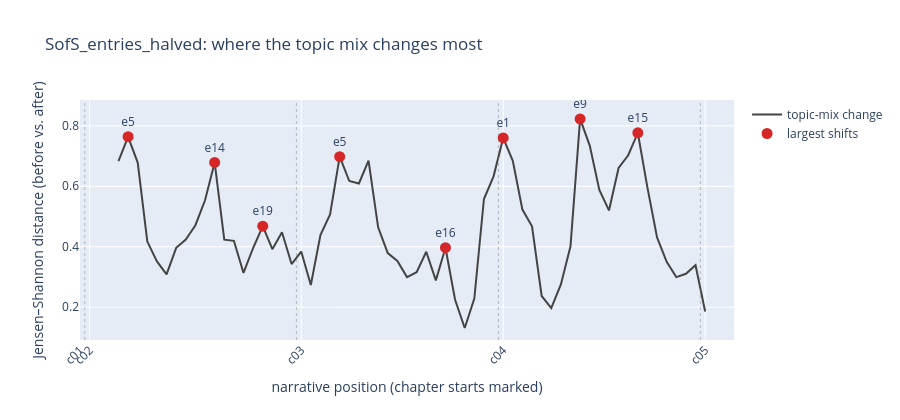

The notebook cell saved with this chart:
### Markdown cell above
### 9c. Where does the story turn?

For each position in the book, compare the average topic mix of the `SHIFT_WINDOW` entries **before** with the `SHIFT_WINDOW` entries **after** (Jensen–Shannon distance: 0 = identical mix, 1 = completely different). Peaks are candidate narrative turning points — a change of place, a death, an arrival. The table below the plot names the topic handing over to the next and quotes the entry, so you can check each against what actually happens in the book.

### Code cell
Wf = pd.DataFrame(We).ffill().bfill().fillna(0).values
w = SHIFT_WINDOW
jsd = np.full(n_ent, np.nan)
before_dom, after_dom = np.full(n_ent, -1), np.full(n_ent, -1)
for i in range(w, n_ent - w + 1):
    b, a = Wf[i - w:i].mean(axis=0), Wf[i:i + w].mean(axis=0)
    if b.sum() > 0 and a.sum() > 0:
        jsd[i] = jensenshannon(b / b.sum(), a / a.sum(), base=2)
        before_dom[i], after_dom[i] = b.argmax(), a.argmax()

shifts = pd.DataFrame()
if np.isfinite(jsd).sum() > 3:
    peaks, _ = find_peaks(np.nan_to_num(jsd), distance=max(2, w), prominence=0.5 * np.nanstd(jsd))
    peaks = sorted(peaks, key=lambda i: -jsd[i])[:N_SHIFTS]
    shifts = pd.DataFrame([{
        "entry_number": i + 1, "entry_id": book_df.loc[i, "entry_id"], "chapter_id": book_df.loc[i, "chapter_id"],
        "date": book_df.loc[i, "date"], "shift_strength": round(float(jsd[i]), 3),
        "from_topic": topic_label[before_dom[i]], "to_topic": topic_label[after_dom[i]],
        "entry_starts": book_df.loc[i, "text_clean"][:170] + "…"} for i in peaks]).sort_values("entry_number")

    fig = go.Figure(go.Scatter(x=xpos, y=jsd, mode="lines", line=dict(color="#444"), name="topic-mix change",
                               customdata=hover_meta, hovertemplate="%{customdata[0]} (%{customdata[1]})<br>change: %{y:.2f}<extra></extra>"))
    if len(shifts):
        fig.add_trace(go.Scatter(x=shifts["entry_number"], y=shifts["shift_strength"], mode="markers+text",
                                 marker=dict(size=11, color="#d62728"), text=shifts["entry_id"].str.extract(r"(e\d+)$")[0].fillna(""),
                                 textposition="top center", name="largest shifts",
                                 hovertext=shifts["from_topic"].str[:30] + " → " + shifts["to_topic"].str[:30]))
    fig.update_layout(title=f"{TITLE}: where the topic mix changes most", yaxis_title="Jensen–Shannon distance (before vs. after)", height=420)
    chapter_axis(fig)
    show(fig, "07_topic_shifts")
else:
    print("Book too short for shift detection with this SHIFT_WINDOW.")
shifts

### Figure 1 — Plotly figure (JSON) as saved in the notebook; plotly's stock layout.template omitted (floating-point values rounded to 4 significant figures; data arrays with more than 128 entries replaced by an {"elided": "..."} marker saying what was removed)
{"data": [{"customdata": {"elided": "69x2 str values"}, "hovertemplate": "%{customdata[0]} (%{customdata[1]})<br>change: %{y:.2f}<extra></extra>", "line": {"color": "#444"}, "mode": "lines", "name": "topic-mix change", "type": "scatter", "x": [1, 2, 3, 4, 5, 6, 7, 8, 9, 10, 11, 12, 13, 14, 15, 16, 17, 18, 19, 20, 21, 22, 23, 24, 25, 26, 27, 28, 29, 30, 31, 32, 33, 34, 35, 36, 37, 38, 39, 40, 41, 42, 43, 44, 45, 46, 47, 48, 49, 50, 51, 52, 53, 54, 55, 56, 57, 58, 59, 60, 61, 62, 63, 64, 65, 66, 67, 68, 69], "y": [NaN, NaN, NaN, NaN, 0.6832, 0.7638, 0.6783, 0.4171, 0.3516, 0.3084, 0.3964, 0.424, 0.4712, 0.5536, 0.679, 0.4236, 0.4197, 0.3135, 0.3958, 0.4683, 0.392, 0.4478, 0.3429, 0.384, 0.2735, 0.4385, 0.507, 0.6983, 0.6174, 0.6093, 0.6848, 0.4643, 0.3788, 0.3531, 0.2997, 0.3159, 0.3836, 0.2888, 0.3968, 0.2247, 0.1312, 0.2283, 0.5579, 0.633, 0.7601, 0.6841, 0.523, 0.4674, 0.2371, 0.1973, 0.2755, 0.4016, 0.823, 0.7345, 0.5881, 0.5201, 0.6604, 0.7027, 0.7768, 0.5958, 0.4306, 0.35, 0.2996, 0.3105, 0.3388, 0.1857, NaN, NaN, NaN]}, {"hovertext": ["T6: steamer / eat / milk → T2: cook / oatmeal / rude", "T2: cook / oatmeal / rude → T4: storm / wind / hatch", "T2: cook / oatmeal / rude → T4: storm / wind / hatch", "T4: storm / wind / hatch → T6: steamer / eat / milk", "T0: captain / hospital / ill → T0: captain / hospital / ill", "T0: captain / hospital / ill → T1: run / thief / orphan", "T1: run / thief / orphan → T3: brother / rush / visit", "T3: brother / rush / visit → T5: pot / kitchen / scrub"], "marker": {"color": "#d62728", "size": 11}, "mode": "markers+text", "name": "largest shifts", "text": ["e5", "e14", "e19", "e5", "e16", "e1", "e9", "e15"], "textposition": "top center", "type": "scatter", "x": [6, 15, 20, 28, 39, 45, 53, 59], "y": [0.764, 0.679, 0.468, 0.698, 0.397, 0.76, 0.823, 0.777]}], "layout": {"height": 420, "shapes": [{"line": {"color": "grey", "dash": "dot", "width": 0.5}, "type": "line", "x0": 1.5, "x1": 1.5, "xref": "x", "y0": 0, "y1": 1, "yref": "y domain"}, {"line": {"color": "grey", "dash": "dot", "width": 0.5}, "type": "line", "x0": 23.5, "x1": 23.5, "xref": "x", "y0": 0, "y1": 1, "yref": "y domain"}, {"line": {"color": "grey", "dash": "dot", "width": 0.5}, "type": "line", "x0": 44.5, "x1": 44.5, "xref": "x", "y0": 0, "y1": 1, "yref": "y domain"}, {"line": {"color": "grey", "dash": "dot", "width": 0.5}, "type": "line", "x0": 65.5, "x1": 65.5, "xref": "x", "y0": 0, "y1": 1, "yref": "y domain"}], "title": {"text": "SofS_entries_halved: where the topic mix changes most"}, "xaxis": {"tickangle": -45, "tickmode": "array", "ticktext": ["c01", "c02", "c03", "c04", "c05"], "tickvals": [1, 2, 24, 45, 66], "title": {"text": "narrative position (chapter starts marked)"}}, "yaxis": {"title": {"text": "Jensen–Shannon distance (before vs. after)"}}}}
